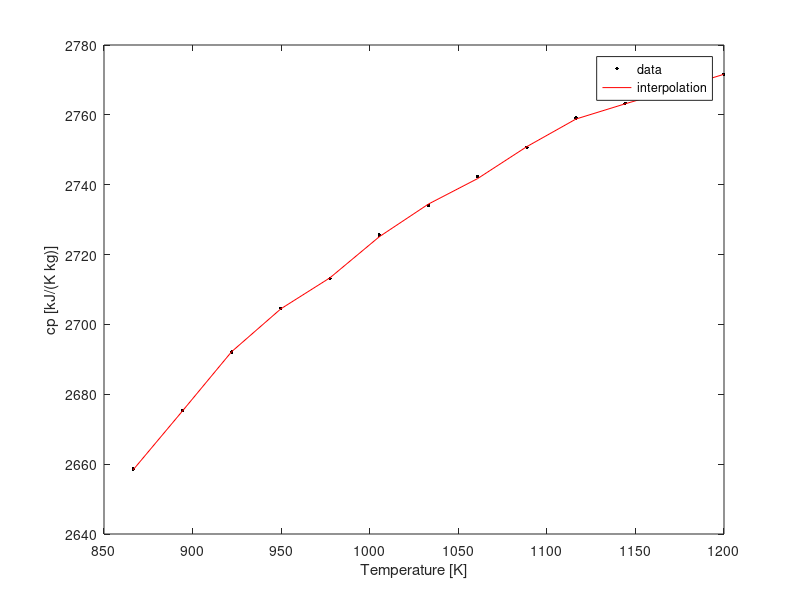
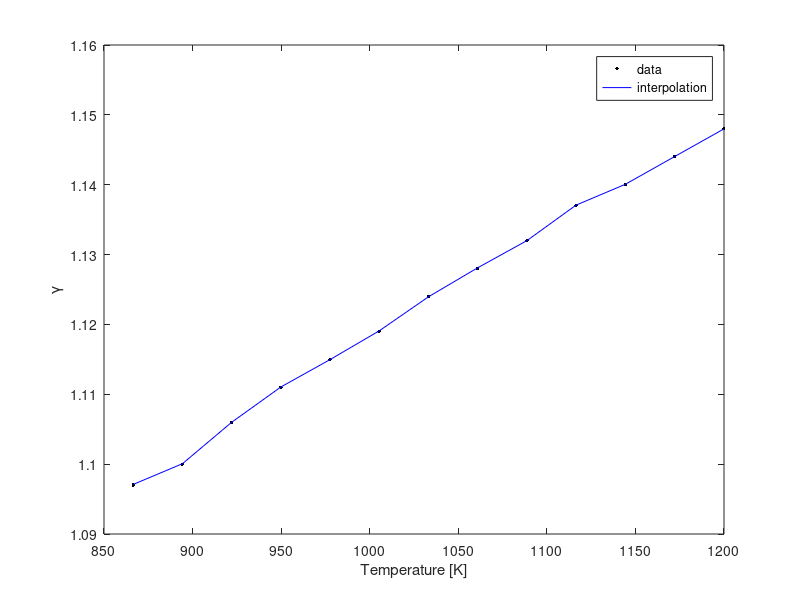
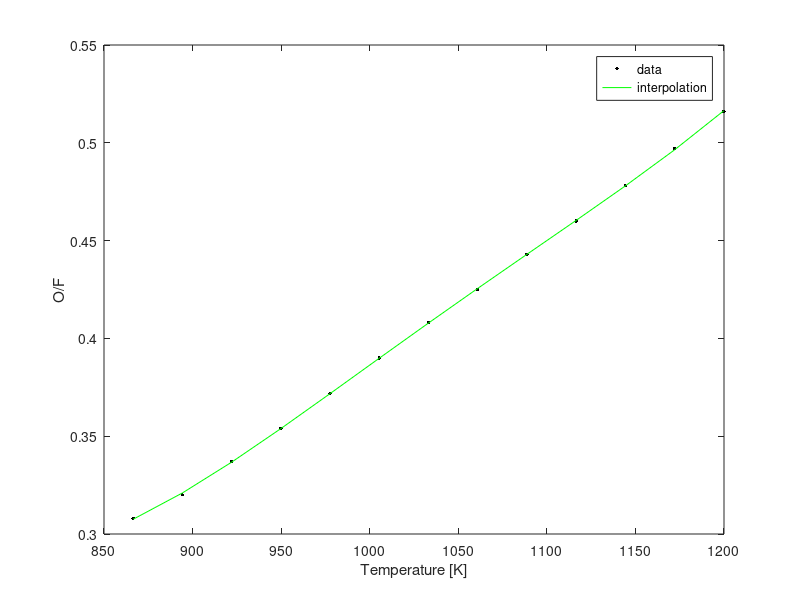

MATLAB code for these plots, in order:
clear
close all
clc

temperature = [866.48; 894.26; 922.039; 949.817; 977.59; 1005.37; 1033.15; 1060.93; 1088.71; 1116.48; 1144.26; 1172.04; 1199.82];
cp = [2658.62; 2675.36; 2692.11; 2704.67; 2713.05; 2725.61; 2733.98; 2742.35; 2750.73; 2759.10; 2763.29; 2767.47; 2771.66];
gamma = [1.097; 1.100; 1.106; 1.111; 1.115; 1.119; 1.124; 1.128; 1.132; 1.137; 1.140; 1.144; 1.148];
O_F = [0.308; 0.320; 0.337; 0.354; 0.372; 0.390; 0.408; 0.425; 0.443; 0.460; 0.478; 0.497; 0.516];

%% CP
figure
grid on;
grid minor;
plot(temperature, cp, '.k', 'MarkerSize', 8);
xlabel('Temperature [K]');
ylabel('cp [kJ/(K kg)]')
hold on

for i = 1:13
    poly = polyfit(temperature, cp, i);
    poly_cp = polyval(poly, temperature);
    [m(i), k(i)] = max(abs(poly_cp - cp));
end
poly = polyfit(temperature, cp, 11);
poly_cp = polyval(poly, temperature);
plot(temperature, poly_cp, 'red');
legend('data', 'interpolation');

%% GAMMA
figure
grid on;
grid minor;
plot(temperature, gamma, '.k', 'MarkerSize', 8);
xlabel('Temperature [K]');
ylabel('\gamma')
hold on

for i = 1:13
    poly = polyfit(temperature, gamma, i);
    poly_gamma = polyval(poly, temperature);
    [m(i), k(i)] = max(abs(poly_gamma - gamma));
end
poly = polyfit(temperature, gamma, 11);
poly_gamma = polyval(poly, temperature);
plot(temperature, poly_gamma, 'blue');
legend('data', 'interpolation');

%% O/F
figure
grid on;
grid minor;
plot(temperature, O_F, '.k', 'MarkerSize', 8);
xlabel('Temperature [K]');
ylabel('O/F')
hold on

for i = 1:13
    poly = polyfit(temperature, O_F, i);
    poly_OF = polyval(poly, temperature);
    [m(i), k(i)] = max(abs(poly_OF - O_F));
end
poly = polyfit(temperature, O_F, 4);
poly_OF = polyval(poly, temperature);
plot(temperature, poly_OF, 'green');
legend('data', 'interpolation');

%% F1
cp_F1 = polyval(polyfit(temperature, cp, 11), 1062);
gamma_F1 = polyval(polyfit(temperature, gamma, 11), 1062);
OF_F1 = polyval(polyfit(temperature, O_F, 4), 1062);